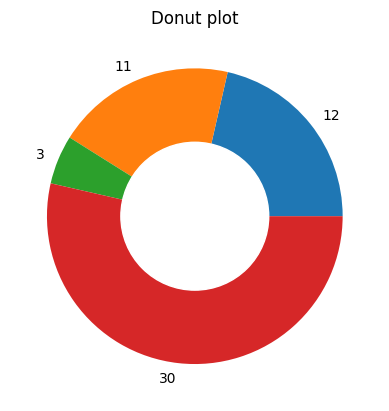

Write Python code to recreate this figure.
# library
import matplotlib.pyplot as plt

# create data
size_of_groups=[12,11,3,30]

# Create a pieplot
plt.pie(size_of_groups, labels=size_of_groups)

# add a circle at the center to transform it in a donut chart
my_circle=plt.Circle( (0,0), 0.5, color='white')
p=plt.gcf()

plt.title('Donut plot')
p.gca().add_artist(my_circle)

plt.show()
